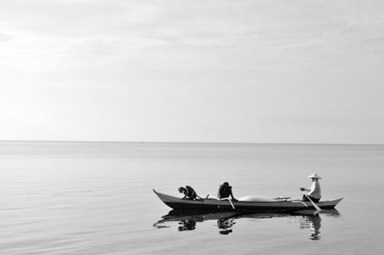
#> input picture Assignment 5/Scene.jpg, 384 x 255 px, found by its file name
$ python OstuMethod.py
#> lines starting #> are read from the running program, lines starting #| are printed output that depends on the picture; after the words box and inside, x2 and y2 are one past the last pixel; in counts of white or black regions, pixels touching at a corner belong together
import cv2
import numpy as np
import matplotlib.pyplot as plt
img=cv2.imread('./Assignment 5/Scene.jpg',1)
#> img is the input picture: shape (255, 384, 3); min 0, max 255, mean 208.4
rows,cols,channels=img.shape
#> rows = 255; cols = 384; channels = 3
def OstuMethod(img):
    ihist=[0]*256
    rows,cols=img.shape
#> rows = 255; cols = 384
    for i in range(rows):
        for j in range(cols):
            ihist[img[i][j]]+=1

    for i in range(256):
        ihist[i]/=(rows*cols)

    Mg=0
    for i in range(256):
        Mg+=(i*ihist[i])
#> after the loop, Mg = 208.4

    P1=[0]*256
    M=[0]*256

    P1[0]=ihist[0]
    M[0]=0
    Sigma2B=[0]*256
    maxk=0

    for k in range(1,254):
        P1[k]=P1[k-1] + ihist[k]
        M[k]=M[k-1] + ihist[k]*k
        Sigma2B[k]= (pow(P1[k]*Mg - M[k], 2) / (P1[k]*(1-P1[k])))
        if(Sigma2B[maxk]<Sigma2B[k]):
            maxk=k
#> after the loop, maxk = 134
    return (ihist,Sigma2B,maxk)

B,G,R=cv2.split(img)
irhist,rSigma2B,rmaxk=OstuMethod(R)
#> irhist = 256 values, max 0.0239 at index 211, min 7.15e-05 at index 141, mean 0.00391; rSigma2B = 256 values, max 1130.9 at index 134, min 0 at index 0, mean 776.7; rmaxk = 134
ighist,gSigma2B,gmaxk=OstuMethod(G)
#> ighist has the same summary as irhist; gSigma2B has the same summary as rSigma2B; gmaxk = 134
ibhist,bSigma2B,bmaxk=OstuMethod(B)
#> ibhist has the same summary as irhist; bSigma2B has the same summary as rSigma2B; bmaxk = 134

rmaxkgraph=[0]*256
gmaxkgraph=[0]*256
bmaxkgraph=[0]*256
rmaxkgraph[rmaxk]=rSigma2B[rmaxk]
gmaxkgraph[gmaxk]=gSigma2B[gmaxk]
bmaxkgraph[bmaxk]=bSigma2B[bmaxk]

plt.subplot()
plt.title('Variation of Sigma2B with k')
plt.plot(rSigma2B,label='Red Sigma2B')
plt.plot(rmaxkgraph,label='Red Kmax')
plt.plot(gSigma2B,label='Green Sigma2B')
plt.plot(gmaxkgraph,label='Green Kmax')
plt.plot(bSigma2B,label='Blue Sigma2B')
plt.plot(bmaxkgraph,label='Blue Kmax')
plt.legend()
plt.show()
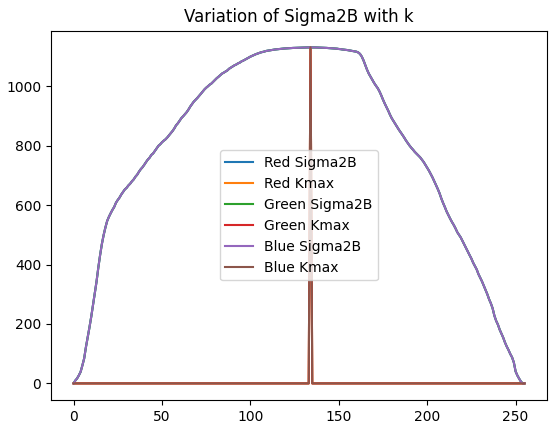
#> figure drawn by matplotlib, 1 panel; curve peaks at x = 134, y = 1130.9; curve peaks at x = 134, y = 1130.9; curve peaks at x = 134, y = 1130.9

Rthresh=np.zeros((rows,cols),dtype=np.uint8)
Gthresh=np.zeros((rows,cols),dtype=np.uint8)
Bthresh=np.zeros((rows,cols),dtype=np.uint8)
orhist=[0]*256
oghist=[0]*256
obhist=[0]*256

for i in range(rows):
    for j in range(cols):
        if(R[i][j]>rmaxk):
            Rthresh[i][j]=255
            orhist[255]+=1
        else:
            orhist[0]+=1

        if(G[i][j]>gmaxk):
            Gthresh[i][j]=255
            oghist[255]+=1
        else:
            oghist[0]+=1

        if(B[i][j]>bmaxk):
            Bthresh[i][j]=255
            obhist[255]+=1
        else:
            obhist[0]+=1
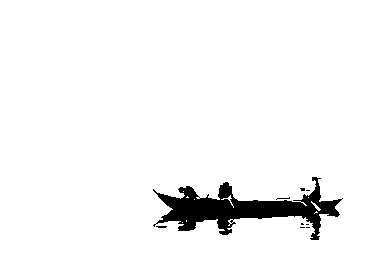
#> Bthresh: shape (255, 384); 95.6% white; 9 black regions (8 under 20 px), largest, box (x1, y1, x2, y2) and area: (153, 177, 343, 240) 4288

orhist[0]/=(rows*cols)
orhist[255]/=(rows*cols)
oghist[0]/=(rows*cols)
oghist[255]/=(rows*cols)
obhist[0]/=(rows*cols)
obhist[255]/=(rows*cols)

images=[R,G,B,irhist,ighist,ibhist,Rthresh,Gthresh,Bthresh,orhist,oghist,obhist]
plt.title('Input Image Red Green Blue Plane')
plt.axis('off')
for i in range(3):
    plt.subplot(1,3,i+1)
    plt.imshow(images[i],'grey')
    plt.axis('off')
plt.show()
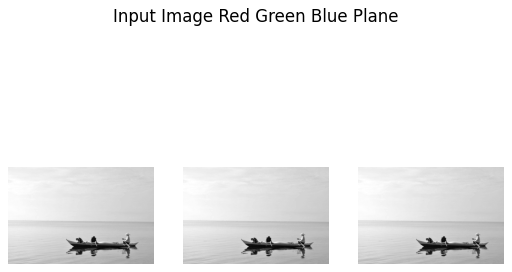
#> figure drawn by matplotlib, 3 panels
plt.title('Input Image Red Green Blue Plane Histograms')
plt.axis('off')
for i in range(3,6):
    plt.subplot(1,3,i-2)
    plt.plot(images[i])
plt.show()
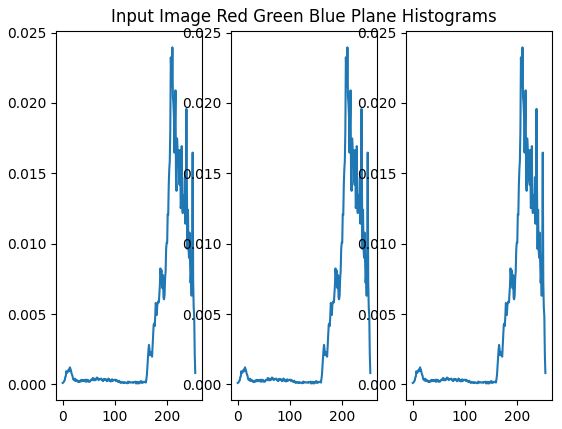
#> figure drawn by matplotlib, 3 panels; panel 1: curve peaks at x = 211, y = 0.0239; panel 2: curve peaks at x = 211, y = 0.0239; panel 3: curve peaks at x = 211, y = 0.0239
plt.title('Output Thresholded Red Green Blue Plane')
plt.axis('off')
for i in range(6,9):
    plt.subplot(1,3,i-5)
    plt.imshow(images[i],'grey')
    plt.axis('off')
plt.show()
plt.title('Output Thresholded Red Green Blue Plane Histogram')
plt.axis('off')
for i in range(9,12):
    plt.subplot(1,3,i-8)
    plt.plot(images[i])
plt.show()
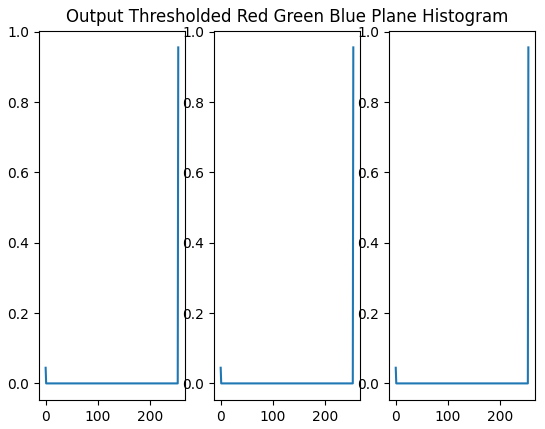
#> figure drawn by matplotlib, 3 panels; panel 1: curve peaks at x = 255, y = 0.956; panel 2: curve peaks at x = 255, y = 0.956; panel 3: curve peaks at x = 255, y = 0.956
cv2.waitKey(0)
cv2.destroyAllWindows()
